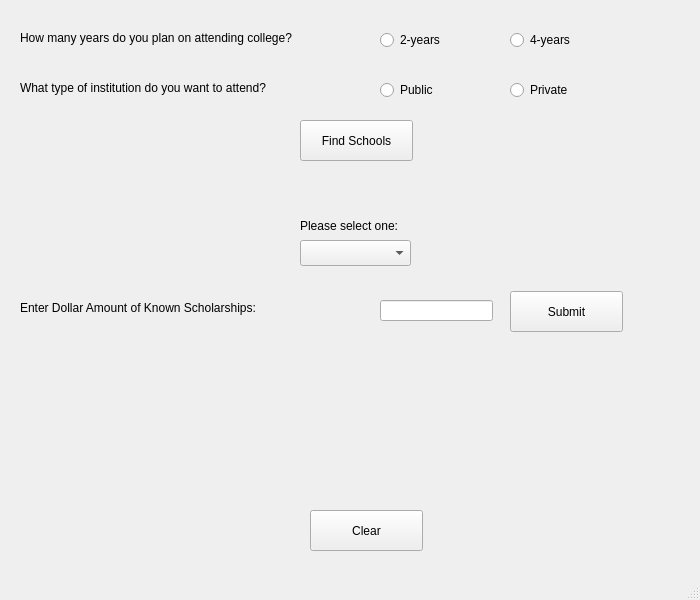
<?xml version="1.0" encoding="UTF-8"?>
<ui version="4.0">
 <class>MainWindow</class>
 <widget class="QMainWindow" name="MainWindow">
  <property name="geometry">
   <rect>
    <x>0</x>
    <y>0</y>
    <width>700</width>
    <height>600</height>
   </rect>
  </property>
  <property name="minimumSize">
   <size>
    <width>700</width>
    <height>600</height>
   </size>
  </property>
  <property name="maximumSize">
   <size>
    <width>700</width>
    <height>600</height>
   </size>
  </property>
  <property name="windowTitle">
   <string>gui</string>
  </property>
  <widget class="QWidget" name="centralwidget">
   <widget class="QLabel" name="label_years">
    <property name="geometry">
     <rect>
      <x>20</x>
      <y>30</y>
      <width>311</width>
      <height>16</height>
     </rect>
    </property>
    <property name="text">
     <string>How many years do you plan on attending college?</string>
    </property>
   </widget>
   <widget class="QRadioButton" name="radio_2years">
    <property name="geometry">
     <rect>
      <x>380</x>
      <y>30</y>
      <width>100</width>
      <height>20</height>
     </rect>
    </property>
    <property name="focusPolicy">
     <enum>Qt::TabFocus</enum>
    </property>
    <property name="text">
     <string>2-years</string>
    </property>
    <attribute name="buttonGroup">
     <string notr="true">buttonGroup_2</string>
    </attribute>
   </widget>
   <widget class="QRadioButton" name="radio_4years">
    <property name="geometry">
     <rect>
      <x>510</x>
      <y>30</y>
      <width>100</width>
      <height>20</height>
     </rect>
    </property>
    <property name="text">
     <string>4-years</string>
    </property>
    <attribute name="buttonGroup">
     <string notr="true">buttonGroup_2</string>
    </attribute>
   </widget>
   <widget class="QLabel" name="label_type">
    <property name="geometry">
     <rect>
      <x>20</x>
      <y>80</y>
      <width>301</width>
      <height>16</height>
     </rect>
    </property>
    <property name="text">
     <string>What type of institution do you want to attend?</string>
    </property>
   </widget>
   <widget class="QRadioButton" name="radio_public">
    <property name="geometry">
     <rect>
      <x>380</x>
      <y>80</y>
      <width>100</width>
      <height>20</height>
     </rect>
    </property>
    <property name="focusPolicy">
     <enum>Qt::TabFocus</enum>
    </property>
    <property name="text">
     <string>Public</string>
    </property>
    <attribute name="buttonGroup">
     <string notr="true">buttonGroup</string>
    </attribute>
   </widget>
   <widget class="QRadioButton" name="radio_private">
    <property name="geometry">
     <rect>
      <x>510</x>
      <y>80</y>
      <width>100</width>
      <height>20</height>
     </rect>
    </property>
    <property name="text">
     <string>Private</string>
    </property>
    <attribute name="buttonGroup">
     <string notr="true">buttonGroup</string>
    </attribute>
   </widget>
   <widget class="QComboBox" name="combo_available">
    <property name="geometry">
     <rect>
      <x>300</x>
      <y>240</y>
      <width>111</width>
      <height>26</height>
     </rect>
    </property>
   </widget>
   <widget class="QLabel" name="label_match">
    <property name="geometry">
     <rect>
      <x>250</x>
      <y>190</y>
      <width>211</width>
      <height>16</height>
     </rect>
    </property>
    <property name="text">
     <string/>
    </property>
   </widget>
   <widget class="QLabel" name="label_scholarships">
    <property name="geometry">
     <rect>
      <x>20</x>
      <y>300</y>
      <width>311</width>
      <height>16</height>
     </rect>
    </property>
    <property name="text">
     <string>Enter Dollar Amount of Known Scholarships:</string>
    </property>
   </widget>
   <widget class="QLabel" name="label_select">
    <property name="geometry">
     <rect>
      <x>300</x>
      <y>210</y>
      <width>131</width>
      <height>31</height>
     </rect>
    </property>
    <property name="text">
     <string>Please select one:</string>
    </property>
   </widget>
   <widget class="QLabel" name="label_tuition">
    <property name="geometry">
     <rect>
      <x>290</x>
      <y>400</y>
      <width>191</width>
      <height>16</height>
     </rect>
    </property>
    <property name="text">
     <string/>
    </property>
   </widget>
   <widget class="QPushButton" name="push_submit">
    <property name="geometry">
     <rect>
      <x>510</x>
      <y>291</y>
      <width>113</width>
      <height>41</height>
     </rect>
    </property>
    <property name="text">
     <string>Submit</string>
    </property>
   </widget>
   <widget class="QPushButton" name="push_clear">
    <property name="geometry">
     <rect>
      <x>310</x>
      <y>510</y>
      <width>113</width>
      <height>41</height>
     </rect>
    </property>
    <property name="text">
     <string>Clear</string>
    </property>
   </widget>
   <widget class="QLabel" name="label_error">
    <property name="geometry">
     <rect>
      <x>270</x>
      <y>350</y>
      <width>291</width>
      <height>20</height>
     </rect>
    </property>
    <property name="text">
     <string/>
    </property>
   </widget>
   <widget class="QLineEdit" name="input_scholarship">
    <property name="geometry">
     <rect>
      <x>380</x>
      <y>300</y>
      <width>113</width>
      <height>21</height>
     </rect>
    </property>
   </widget>
   <widget class="QPushButton" name="push_schools">
    <property name="geometry">
     <rect>
      <x>300</x>
      <y>120</y>
      <width>113</width>
      <height>41</height>
     </rect>
    </property>
    <property name="text">
     <string>Find Schools</string>
    </property>
   </widget>
   <widget class="QLabel" name="label_cost">
    <property name="geometry">
     <rect>
      <x>330</x>
      <y>430</y>
      <width>91</width>
      <height>20</height>
     </rect>
    </property>
    <property name="text">
     <string/>
    </property>
   </widget>
  </widget>
  <widget class="QMenuBar" name="menubar">
   <property name="geometry">
    <rect>
     <x>0</x>
     <y>0</y>
     <width>700</width>
     <height>24</height>
    </rect>
   </property>
  </widget>
  <widget class="QStatusBar" name="statusbar"/>
 </widget>
 <resources/>
 <connections/>
 <buttongroups>
  <buttongroup name="buttonGroup_2"/>
  <buttongroup name="buttonGroup"/>
 </buttongroups>
</ui>
